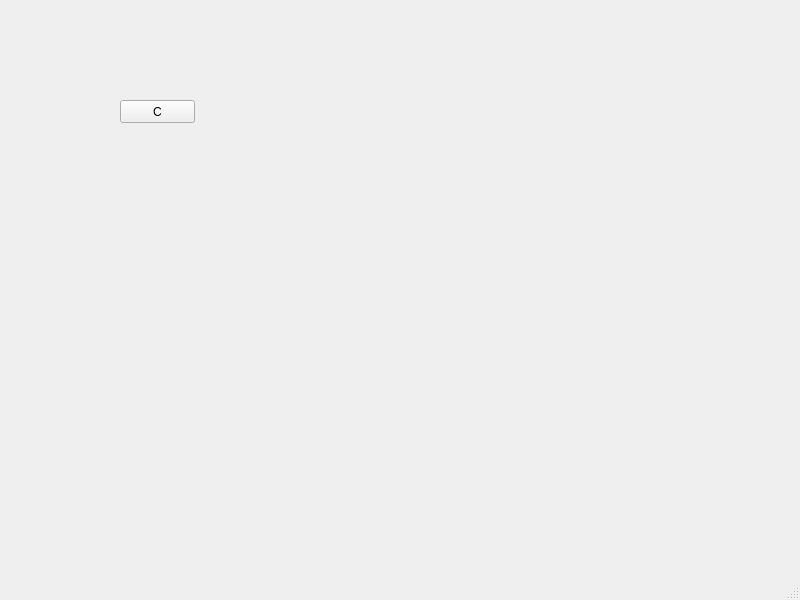
<?xml version="1.0" encoding="UTF-8"?>
<ui version="4.0">
 <class>CMainWindow</class>
 <widget class="QMainWindow" name="CMainWindow">
  <property name="geometry">
   <rect>
    <x>0</x>
    <y>0</y>
    <width>800</width>
    <height>600</height>
   </rect>
  </property>
  <property name="windowTitle">
   <string>MainWindow</string>
  </property>
  <widget class="QWidget" name="centralwidget">
   <widget class="QPushButton" name="pushButton">
    <property name="geometry">
     <rect>
      <x>120</x>
      <y>100</y>
      <width>75</width>
      <height>23</height>
     </rect>
    </property>
    <property name="text">
     <string>C</string>
    </property>
   </widget>
  </widget>
  <widget class="QMenuBar" name="menubar">
   <property name="geometry">
    <rect>
     <x>0</x>
     <y>0</y>
     <width>800</width>
     <height>23</height>
    </rect>
   </property>
  </widget>
  <widget class="QStatusBar" name="statusbar"/>
 </widget>
 <resources/>
 <connections/>
</ui>
